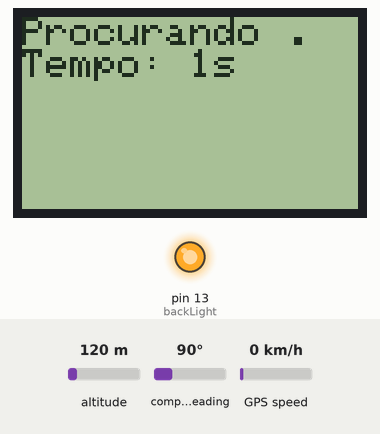
Bench run of a sketch on a simulated Arduino Uno, built for the host (arithmetic inside an expression is 32-bit, double 64-bit). Parts: 84×48 one-colour display, output pins drawn as LEDs (lit = HIGH). The test bench sets the inputs (shaded band); at power-on: GPS speed 0 km/h, altitude 120 m, compass heading 90°. The GPS gets a fix after 3 s at 37.7749, -122.4194 with 8 satellites; what the sketch prints to the serial monitor is not drawn.

Above: at 1.8 s.
1.9 s: GPS speed set to 2 km/h
At 5.1 s:
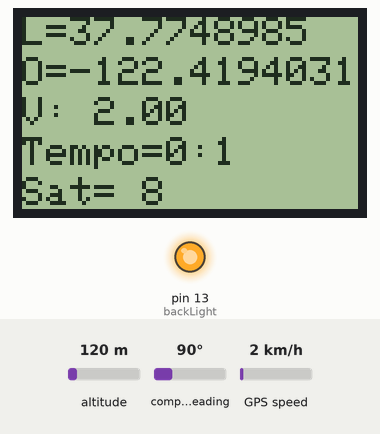
6.0 s: GPS speed set to 30 km/h
At 7.9 s:
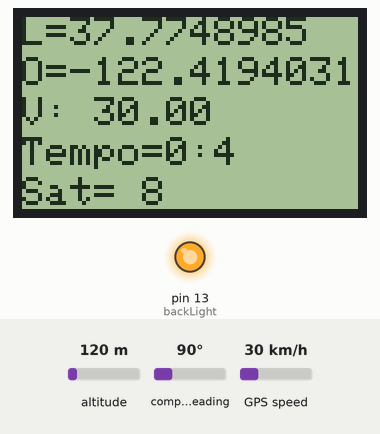
9.8 s: GPS speed set to 60 km/h
At 12.1 s:
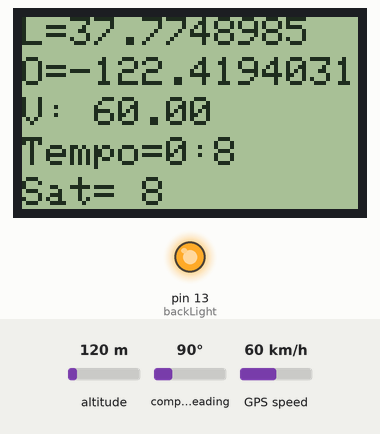
Timing chart, 0 to 13.6 s (numbered marks = the images above; inputs shaded):
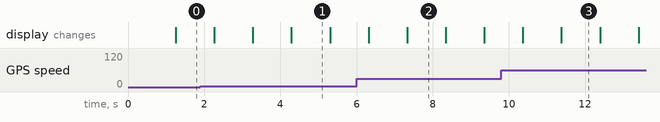

Measured:
- what the display in image 1 shows lasts 1.0 s, from 4.3 s to 5.3 s

The sketch:

gps_nokia.ino
```cpp
#include <SPI.h>
#include <Adafruit_GFX.h>
#include <Adafruit_PCD8544.h>
#include <SoftwareSerial.h>
#include <LiquidCrystal.h>

#include "TinyGPS.h"
int timeS = 0;
int timeM = 0;

TinyGPS gps;

int unoRxPin = 2 ; // connected to Tx pin of the GPS
int unoTxPin = 3; // connected to Rx pin of the GPS
SoftwareSerial ss(unoRxPin, unoTxPin);
int backLight = 13;    // pin 13 will control the backlight

long startMillis;
long secondsToFirstLocation = 0;

// pin 8 - Serial clock out (SCLK)
// pin 9 - Serial data out (DIN)
// pin 10 - Data/Command select (D/C)
// pin 11 - LCD chip select (CS/CE)
// pin 12 - LCD reset (RST)

Adafruit_PCD8544 display = Adafruit_PCD8544(8, 9, 10, 11, 12);

void setup()
{
  Serial.begin(9600);
  display.begin();
  display.setContrast(50); //Ajusta o contraste do display
  display.clearDisplay();   //Apaga o buffer e o display
  display.setTextSize(4);  //Seta o tamanho do texto
  display.setTextColor(BLACK); //Seta a cor do texto
  display.setCursor(8,8);  //Seta a posição do cursor
  display.println("GPS");
  display.display();

  ss.begin(9600);
  pinMode(backLight, OUTPUT);
  digitalWrite(backLight, HIGH); // turn backlight on. Replace 'HIGH' with 'LOW' to turn it off.
  startMillis = millis();
  delay(200);
}

void loop()
{

    display.clearDisplay();   //Apaga o buffer e o display
    display.setTextSize(1);  //Seta o tamanho do texto
    display.setTextColor(BLACK); //Seta a cor do texto
    bool newData = false;
  unsigned long chars = 0;
  unsigned short sentences, failed;

  // For one second we parse GPS data and report some key values
//  Serial.println("Antes do FOR");
  for (unsigned long start = millis(); millis() - start < 1000;)
  {
//    Serial.println("Depois do FOR   -   Antes do While");
    while (ss.available())
    {
//      Serial.println("Depois do While   -   Antes do IF");
      //Serial.println("deu");
      int c = ss.read();
      ++chars;
      if (gps.encode(c)){
//        Serial.println("Dentro do IF");
        newData = true;
      }
    }
  }

  if (newData)
  {
    Serial.println("NEW DATA");
    // we have a location fix so output the lat / long and time to acquire
    if(secondsToFirstLocation == 0){
      secondsToFirstLocation = (millis() - startMillis) / 1000;
    }

    float flat, flon, vel;
    unsigned long age;
    gps.f_get_position(&flat, &flon, &age);
    //gps.crack_datetime(&year,&month,&day,&hour,&minute,&second,&hundredths);
    gps.f_speed_kmph();
    display.setCursor(0,0);           // set cursor to column 0, row 0 (the first row)
    display.print("L=");
    Serial.print("Lat=");
    display.print(flat == TinyGPS::GPS_INVALID_F_ANGLE ? 0.0 : flat, 7);
    Serial.println(flat == TinyGPS::GPS_INVALID_F_ANGLE ? 0.0 : flat, 12);


    display.setCursor(0,10);
    display.print("O=");
    Serial.print("Long=");
    display.print(flon == TinyGPS::GPS_INVALID_F_ANGLE ? 0.0 : flon, 7);
    Serial.println(flon == TinyGPS::GPS_INVALID_F_ANGLE ? 0.0 : flon, 12);


    timeS++;
    if(timeS > 59){
      timeS = 0;
      timeM++;
    }

    display.setCursor(0,20);
    //display.print("Vel=");
    //display.print(vel == TinyGPS::GPS_INVALID_F_SPEED ? 0.0 : vel, 5);
    display.print("V: "); display.print(gps.f_speed_kmph());

    display.setCursor(0,30);
    display.print("Tempo=");
    //display.print(secondsToFirstLocation);
    display.print(timeM);
    display.print(":");
    display.print(timeS);
    display.setCursor(0,40);
    display.print("Sat= "); display.print(gps.satellites());
  }

  if (chars == 0){
    // if you haven't got any chars then likely a wiring issue
    display.setCursor(0,0);           // set cursor to column 0, row 0 (the first row)
    display.print("Sem GPS, cheque conexao");
    Serial.println("Sem GPS, cheque conexao");
  }
  else if(secondsToFirstLocation == 0){
    // if you have received some chars but not yet got a fix then indicate still searching and elapsed time
    display.clearDisplay();  // start with a blank screen

    long seconds = (millis() - startMillis) / 1000;

    display.setCursor(0,0);           // set cursor to column 0, row 0 (the first row)
    display.print("Procurando ");
    Serial.println("Procurando ");
    for(int i = 0; i < seconds % 4; ++i){
      display.print(".");
    }

    display.setCursor(0,8);
    display.print("Tempo: ");
    display.print(seconds);
    display.print("s");
  }


    display.display();

    //delay(1000);


  // Codigo adicional
}
```
